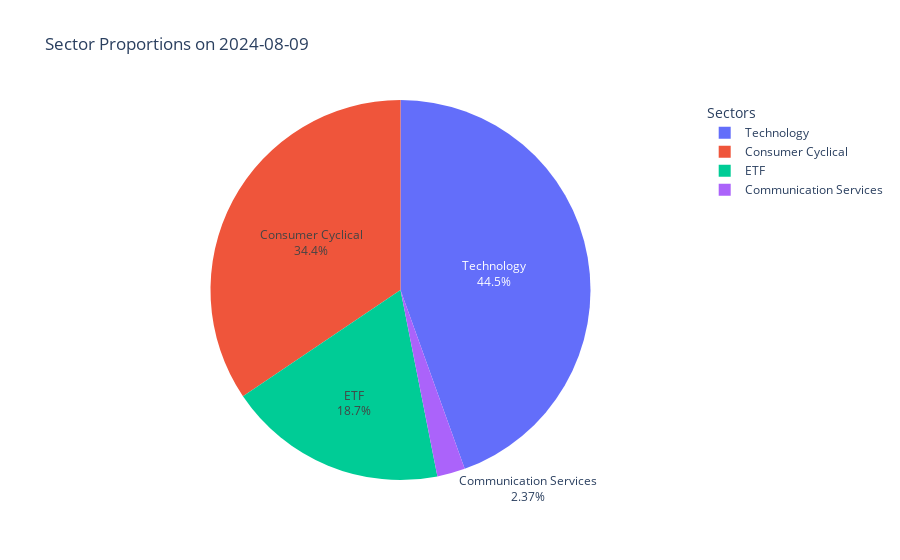

The notebook cell saved with this chart:
### Code cell
def plot_sector_proportions(portfolio_data, sectors, date=None):
    if date is None:
        date = max(portfolio_data.keys())

    if date not in portfolio_data:
        print(f"No data available for date: {date}")
        return None

    holdings = portfolio_data[date]['holdings']
    sector_counts = {}
    for symbol, data in holdings.items():
        sector = sectors.get(symbol, 'ETF')
        if sector not in sector_counts:
            sector_counts[sector] = 0
        sector_counts[sector] += float(data['quantity']) * \
            float(data['market_price'])

    labels = list(sector_counts.keys())
    sizes = list(sector_counts.values())

    fig = go.Figure(
        data=[go.Pie(labels=labels, values=sizes, textinfo='label+percent')])

    fig.update_layout(
        title=f'Sector Proportions on {date}',
        showlegend=True,
        legend=dict(title="Sectors")
    )

    return fig


# Call the function with the loaded data
plot_sector_proportions(portfolio_data, sectors)

### Figure 1 — Plotly figure (JSON) as saved in the notebook; plotly's stock layout.template omitted (floating-point values rounded to 4 significant figures)
{"data": [{"labels": ["ETF", "Consumer Cyclical", "Technology", "Communication Services"], "textinfo": "label+percent", "type": "pie", "values": [8153.0, 15040.0, 19440.0, 1036.0]}], "layout": {"legend": {"title": {"text": "Sectors"}}, "showlegend": true, "title": {"text": "Sector Proportions on 2024-08-09"}}}
